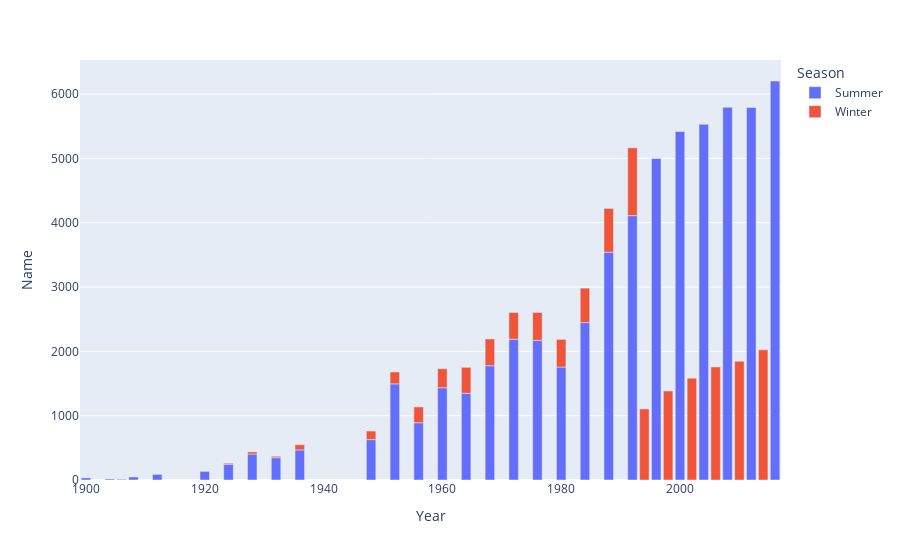

Notebook source saved alongside this figure:
### Code cell
import plotly_express as px

by_women = olympic_df.groupby("Sex").get_group("F")

women_by_year = by_women.sort_values(["Year"]).groupby(["Year", "Season"], as_index=False)
women_by_year = women_by_year["Name"].count()


fig = px.bar(women_by_year, x="Year", y="Name", color="Season")
fig.show()

### Figure 1 — Plotly figure (JSON) as saved in the notebook; plotly's stock layout.template omitted (floating-point values rounded to 4 significant figures)
{"data": [{"alignmentgroup": "True", "hovertemplate": "Season=Summer<br>Year=%{x}<br>Name=%{y}<extra></extra>", "legendgroup": "Summer", "marker": {"color": "#636efa", "pattern": {"shape": ""}}, "name": "Summer", "offsetgroup": "Summer", "orientation": "v", "showlegend": true, "textposition": "auto", "type": "bar", "x": [1900, 1904, 1906, 1908, 1912, 1920, 1924, 1928, 1932, 1936, 1948, 1952, 1956, 1960, 1964, 1968, 1972, 1976, 1980, 1984, 1988, 1992, 1996, 2000, 2004, 2008, 2012, 2016], "xaxis": "x", "y": [33, 16, 11, 47, 87, 134, 244, 404, 347, 468, 628, 1495, 890, 1435, 1348, 1777, 2190, 2171, 1756, 2447, 3542, 4110, 4998, 5418, 5531, 5793, 5791, 6203], "yaxis": "y"}, {"alignmentgroup": "True", "hovertemplate": "Season=Winter<br>Year=%{x}<br>Name=%{y}<extra></extra>", "legendgroup": "Winter", "marker": {"color": "#EF553B", "pattern": {"shape": ""}}, "name": "Winter", "offsetgroup": "Winter", "orientation": "v", "showlegend": true, "textposition": "auto", "type": "bar", "x": [1924, 1928, 1932, 1936, 1948, 1952, 1956, 1960, 1964, 1968, 1972, 1976, 1980, 1984, 1988, 1992, 1994, 1998, 2002, 2006, 2010, 2014], "xaxis": "x", "y": [17, 33, 22, 81, 133, 185, 246, 295, 404, 416, 415, 434, 430, 536, 680, 1054, 1105, 1384, 1582, 1757, 1847, 2023], "yaxis": "y"}], "layout": {"barmode": "relative", "legend": {"title": {"text": "Season"}, "tracegroupgap": 0}, "margin": {"t": 60}, "xaxis": {"anchor": "y", "domain": [0, 1], "title": {"text": "Year"}}, "yaxis": {"anchor": "x", "domain": [0, 1], "title": {"text": "Name"}}}}
